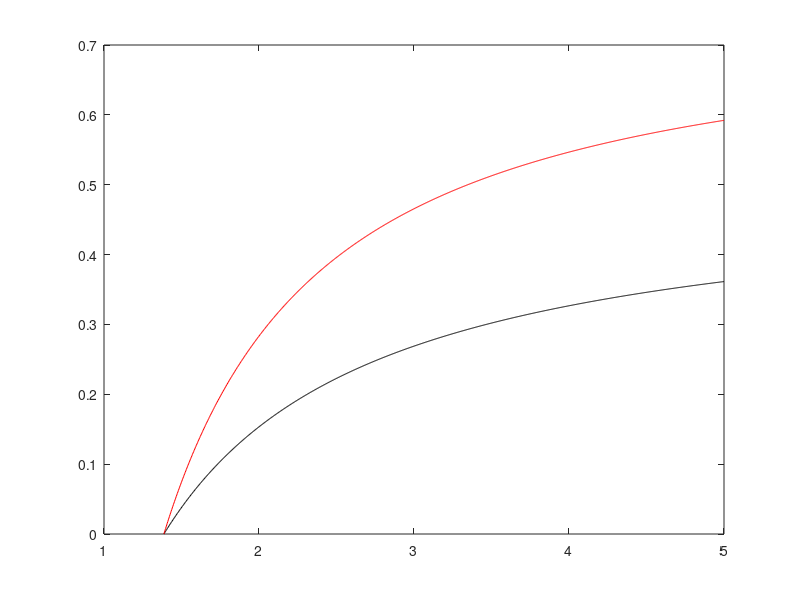

Here is the MATLAB script that generated this plot:
p=0.2;
xi = log((1-p)/p);

k= linspace(xi, 5, 1000);

prob1= (1-xi./k)/2;

prob2 = 1-((1 + xi./k).^2)/4;

plot(k, prob1, 'k', k, prob2 , 'r');
